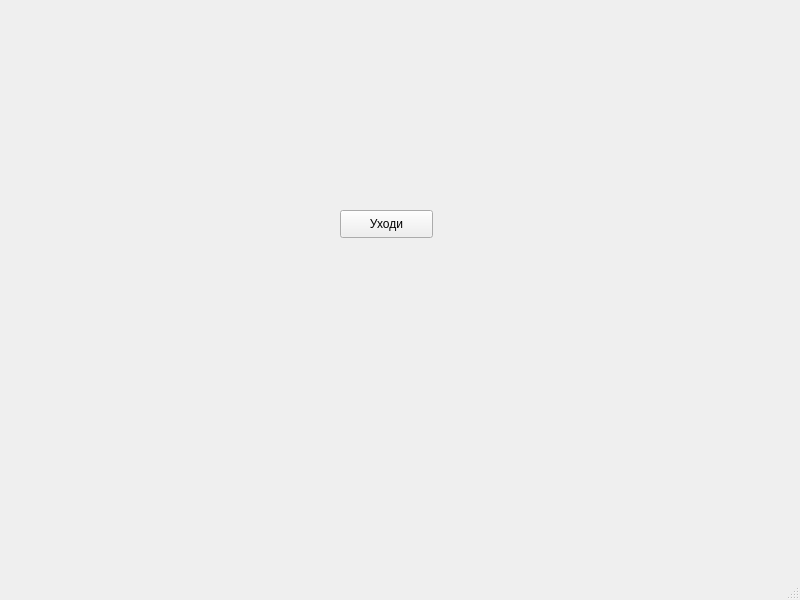
<?xml version="1.0" encoding="UTF-8"?>
<ui version="4.0">
 <class>MainWindow</class>
 <widget class="QMainWindow" name="MainWindow">
  <property name="geometry">
   <rect>
    <x>0</x>
    <y>0</y>
    <width>800</width>
    <height>600</height>
   </rect>
  </property>
  <property name="windowTitle">
   <string>MainWindow</string>
  </property>
  <widget class="QWidget" name="centralwidget">
   <widget class="QPushButton" name="pushButton">
    <property name="geometry">
     <rect>
      <x>340</x>
      <y>210</y>
      <width>93</width>
      <height>28</height>
     </rect>
    </property>
    <property name="text">
     <string>Уходи</string>
    </property>
   </widget>
  </widget>
  <widget class="QMenuBar" name="menubar">
   <property name="geometry">
    <rect>
     <x>0</x>
     <y>0</y>
     <width>800</width>
     <height>26</height>
    </rect>
   </property>
  </widget>
  <widget class="QStatusBar" name="statusbar"/>
 </widget>
 <resources/>
 <connections/>
</ui>
